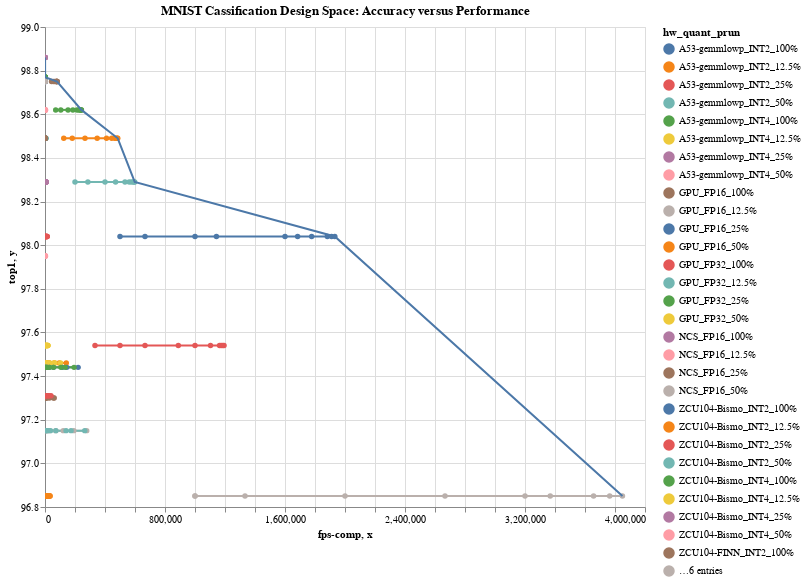

The cell this chart's notebook holds for it:
### Markdown cell above
### Pareto Graphs

### Code cell
#hide_input
mnist_pareto = get_pareto_df(mnist_df, 'hw_quant_prun', 'fps-comp', 'top1')

mnist_lines = alt.Chart(mnist_df).mark_line(point=True).encode(
    x="fps-comp",
    y=alt.Y("top1:Q", scale=alt.Scale(zero=False)),
    color=alt.Color("hw_quant_prun", legend=alt.Legend(columns=1)),
    tooltip=["HWType", "Precision", "PruningFactor", "batch/thread/stream", "top1", "fps-comp"],
)
mnist_pareto_plot = alt.Chart(mnist_pareto).mark_line().encode(
    x="x",
    y=alt.Y("y", scale=alt.Scale(zero=False)),
)
(mnist_lines+mnist_pareto_plot).interactive().properties(
    width=W,
    height=H,
    title="MNIST Cassification Design Space: Accuracy versus Performance"
)

### Figure 1 — Vega-Lite specification as saved in the notebook (floating-point values rounded to 4 significant figures; data arrays with more than 128 entries replaced by an {"elided": "..."} marker saying what was removed)
{"config": {"view": {"continuousWidth": 400, "continuousHeight": 300}}, "layer": [{"data": {"name": "data-c2e9317ccaba5761049d1ac5b6753ec3"}, "mark": {"type": "line", "point": true}, "encoding": {"color": {"type": "nominal", "field": "hw_quant_prun", "legend": {"columns": 1}}, "tooltip": [{"type": "nominal", "field": "HWType"}, {"type": "nominal", "field": "Precision"}, {"type": "nominal", "field": "PruningFactor"}, {"type": "quantitative", "field": "batch/thread/stream"}, {"type": "quantitative", "field": "top1"}, {"type": "quantitative", "field": "fps-comp"}], "x": {"type": "quantitative", "field": "fps-comp"}, "y": {"type": "quantitative", "field": "top1", "scale": {"zero": false}}}, "selection": {"selector010": {"type": "interval", "bind": "scales", "encodings": ["x", "y"]}}}, {"data": {"name": "data-3759b1034a1f9a6f04df056761c66337"}, "mark": "line", "encoding": {"x": {"type": "quantitative", "field": "x"}, "y": {"type": "quantitative", "field": "y", "scale": {"zero": false}}}}], "height": 480, "title": "MNIST Cassification Design Space: Accuracy versus Performance", "width": 600, "$schema": "https://vega.github.io/schema/vega-lite/v4.0.2.json", "datasets": {"data-c2e9317ccaba5761049d1ac5b6753ec3": {"elided": "278 records"}, "data-3759b1034a1f9a6f04df056761c66337": [{"x": 621.3, "y": 98.86, "group": "NCS_FP16_100%"}, {"x": 838.4, "y": 98.77, "group": "ZCU104-Bismo_INT4_100%"}, {"x": 80390.0, "y": 98.75, "group": "ZCU104-FINN_INT2_100%"}, {"x": 242900.0, "y": 98.62, "group": "ZCU104-FINN_INT4_50%"}, {"x": 484800.0, "y": 98.49, "group": "ZCU104-FINN_INT2_50%"}, {"x": 598100.0, "y": 98.29, "group": "ZCU104-FINN_INT4_25%"}, {"x": 1932000.0, "y": 98.04, "group": "ZCU104-FINN_INT2_25%"}, {"x": 3850000.0, "y": 96.85, "group": "ZCU104-FINN_INT2_12.5%"}]}}
